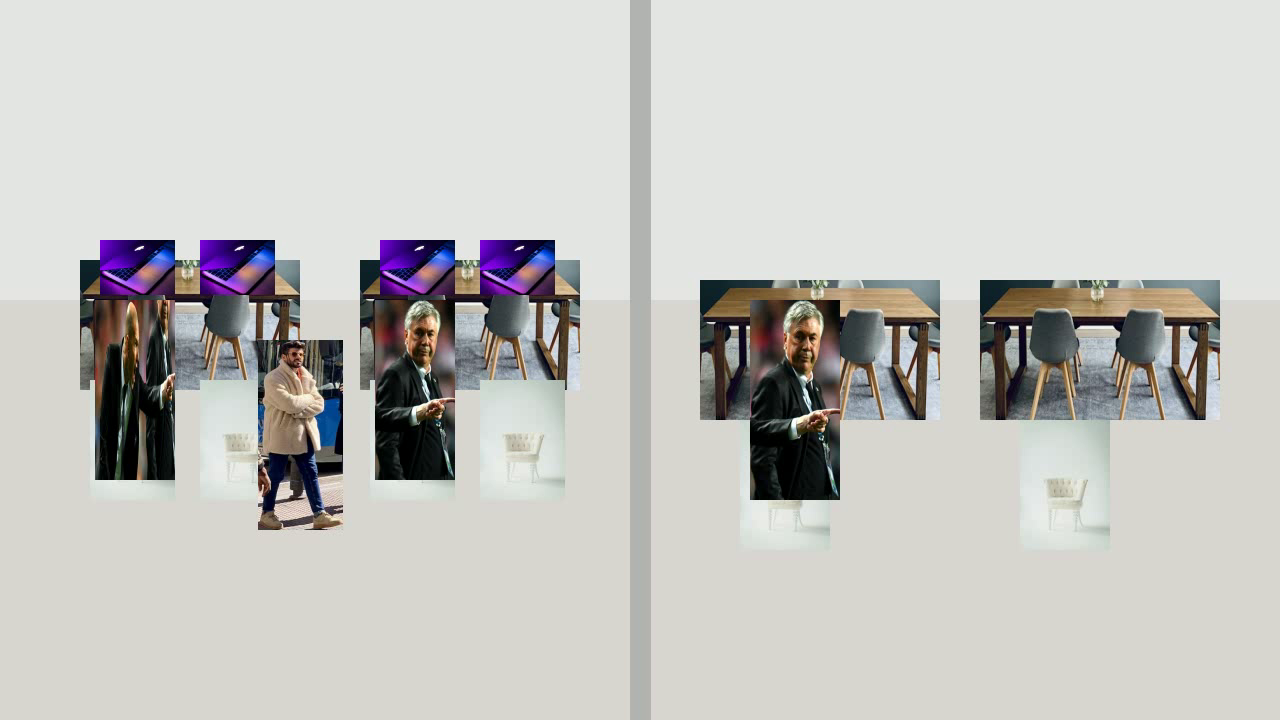
#> input picture frame 12 of sample_data/skilling_center_demo.mp4, 1280 x 720 px
$ python setup_demo_footage.py
#> lines starting #> are read from the running program, lines starting #| are printed output that depends on the picture
#!/usr/bin/env python3
"""
Setup Demo Footage and Manifest for Multi-Trade, Multi-Centre Support.
Creates:
- demo_footage/<centre_id>/<camera_id>.mp4 for all 6 centres with CCTV visual stamps
- demo_footage/manifest.yaml and demo_footage/manifest.json
"""

import os
import json
import yaml
from pathlib import Path
import cv2
import numpy as np

ROOT_DIR = Path(__file__).resolve().parent.parent
DEMO_DIR = ROOT_DIR / "demo_footage"
SAMPLE_VIDEO = ROOT_DIR / "sample_data" / "skilling_center_demo.mp4"

MANIFEST = {
    "version": "2.0",
    "updated_at": "2026-10-19T11:30:00Z",
    "description": "Master mapping of vocational skilling centres, cameras, trade profiles, zones, and demo violation scenarios.",
    "centres": {
        "centre_mh_01": {
            "centre_id": "centre_mh_01",
            "name": "Pune Skill Development Institute",
            "state": "Maharashtra",
            "district": "Pune",
            "trade_id": "it_lab",
            "trade_name": "IT / Computer Lab",
            "scheme": "PMKVY 4.0",
            "claimed_attendance": 15,
            "active_batch": "Python & Web Development Level 4",
            "cameras": [
                {
                    "camera_id": "cam_01",
                    "name": "Classroom & Workstation View",
                    "video_file": "demo_footage/centre_mh_01/cam_01.mp4",
                    "zones": {
                        "classroom": {
                            "type": "workstation",
                            "polygon": [[40, 40], [620, 40], [620, 680], [40, 680]],
                            "expected_infrastructure": {"computer": 15, "chair": 15},
                        },
                        "instructor_podium": {
                            "type": "instructor",
                            "polygon": [[660, 40], [1240, 40], [1240, 280], [660, 280]],
                            "expected_infrastructure": {"workbench": 1, "chair": 1},
                        },
                        "safety_entrance": {
                            "type": "entrance",
                            "polygon": [[660, 300], [1240, 300], [1240, 680], [660, 680]],
                            "expected_infrastructure": {"fire_extinguisher": 1, "first_aid_box": 1, "biometric_device": 1},
                        },
                    },
                    "sanctioned_inventory": {
                        "computer": 15,
                        "chair": 15,
                        "fire_extinguisher": 1,
                        "first_aid_box": 1,
                        "biometric_device": 1,
                    },
                    "default_scenario": "compliant",
                    "scenarios": {
                        "compliant": {"label": "Compliant Session", "description": "Normal batch operation, 15 present, verified IT terminals and instructor present."},
                        "inflated_attendance": {"label": "Inflated Attendance Claim", "description": "Portal claims 25 trainees; video detects only 8 present (attendance mismatch alert).", "claimed_attendance": 25},
                        "missing_machine": {"label": "Missing Equipment Deficit", "description": "Multiple student desktop workstations missing from lab bench.", "hide_equipment": ["computer"]},
                        "instructor_absent": {"label": "Instructor Absent", "description": "Demonstration podium unoccupied during mandatory teaching window.", "force_instructor_absent": True},
                        "poor_quality": {"label": "Poor Quality / Occlusion", "description": "Simulated camera lens dust, severe blur or occlusion triggering quality gate.", "simulate_blur": True},
                        "idle_session": {"label": "Zone Idle / Inactive", "description": "Students physically seated but prolonged inactivity with zero PC interactions.", "force_idle": True},
                    },
                }
            ],
        },
        "centre_up_02": {
            "centre_id": "centre_up_02",
            "name": "Varanasi Technical Training Academy",
            "state": "Uttar Pradesh",
            "district": "Varanasi",
            "trade_id": "sewing",
            "trade_name": "Sewing & Apparel Making",
            "scheme": "DDU-GKY",
            "claimed_attendance": 20,
            "active_batch": "Self-Employed Tailor Level 3",
            "cameras": [
                {
                    "camera_id": "cam_up_01",
                    "name": "Stitching Line & Cutting Area",
                    "video_file": "demo_footage/centre_up_02/cam_up_01.mp4",
                    "zones": {
                        "stitching_line": {
                            "type": "workstation",
                            "polygon": [[50, 50], [650, 50], [650, 680], [50, 680]],
                            "expected_infrastructure": {"sewing_machine": 12, "chair": 12},
                        },
                        "instructor_podium": {
                            "type": "instructor",
                            "polygon": [[680, 50], [1220, 50], [1220, 260], [680, 260]],
                            "expected_infrastructure": {"cutting_table": 1},
                        },
                        "cutting_zone": {
                            "type": "safety",
                            "polygon": [[680, 280], [1220, 280], [1220, 680], [680, 680]],
                            "expected_infrastructure": {"fire_extinguisher": 1, "first_aid_box": 1},
                        },
                    },
                    "sanctioned_inventory": {
                        "sewing_machine": 12,
                        "chair": 12,
                        "cutting_table": 2,
                        "fire_extinguisher": 1,
                        "first_aid_box": 1,
                    },
                    "default_scenario": "inflated_attendance",
                    "scenarios": {
                        "compliant": {"label": "Compliant Tailoring Batch", "description": "Full attendance, all 12 lockstitch sewing machines operating."},
                        "inflated_attendance": {"label": "Ghost Attendance (Claimed 25 vs 8)", "description": "Claimed 25 registered trainees but only 8 trainees observed on line.", "claimed_attendance": 25},
                        "missing_machine": {"label": "Missing Sewing Machine", "description": "4 Sanctioned industrial sewing machines missing from stitching line.", "hide_equipment": ["sewing_machine"]},
                        "missing_ppe": {"label": "Missing Hairnets & Finger Guards", "description": "Trainees operating apparel machines without protective hairnets/aprons.", "force_missing_ppe": True},
                        "poor_quality": {"label": "Poor Camera Feed", "description": "Sensor noise and high compression artifacts.", "simulate_blur": True},
                    },
                }
            ],
        },
        "centre_ka_03": {
            "centre_id": "centre_ka_03",
            "name": "Bengaluru Digital Skills Centre",
            "state": "Karnataka",
            "district": "Bengaluru Urban",
            "trade_id": "electrical",
            "trade_name": "Electrical & Electronics",
            "scheme": "PMKVY 4.0",
            "claimed_attendance": 16,
            "active_batch": "Field Technician - Wireman Level 4",
            "cameras": [
                {
                    "camera_id": "cam_ka_01",
                    "name": "Wiring Workstations & Testing Bench",
                    "video_file": "demo_footage/centre_ka_03/cam_ka_01.mp4",
                    "zones": {
                        "workstations": {
                            "type": "workstation",
                            "polygon": [[40, 40], [640, 40], [640, 680], [40, 680]],
                            "expected_infrastructure": {"multimeter_bench": 8, "chair": 16},
                        },
                        "instructor_podium": {
                            "type": "instructor",
                            "polygon": [[660, 40], [1240, 40], [1240, 260], [660, 260]],
                            "expected_infrastructure": {"workbench": 1},
                        },
                        "testing_bench": {
                            "type": "safety",
                            "polygon": [[660, 280], [1240, 280], [1240, 680], [660, 680]],
                            "expected_infrastructure": {"fire_extinguisher": 1, "first_aid_box": 1},
                        },
                    },
                    "sanctioned_inventory": {
                        "multimeter_bench": 8,
                        "soldering_station": 8,
                        "chair": 16,
                        "fire_extinguisher": 1,
                        "first_aid_box": 1,
                    },
                    "default_scenario": "missing_machine",
                    "scenarios": {
                        "compliant": {"label": "Compliant Electrical Lab", "description": "All workbenches active with insulated safety tools in place."},
                        "missing_machine": {"label": "Safety Equipment Missing", "description": "Mandatory CO2 fire extinguisher removed from high-voltage testing bench.", "hide_equipment": ["fire_extinguisher"]},
                        "missing_ppe": {"label": "Missing Insulated Gloves", "description": "Live wire testing conducted without 1000V rated dielectric safety gloves.", "force_missing_ppe": True},
                        "capacity_deficit": {"label": "Capacity Deficit", "description": "Batch of 22 students enrolled with only 8 electrical test stations.", "claimed_attendance": 22},
                        "poor_quality": {"label": "CCTV Glare & Low Light", "description": "Severe lighting glare obscuring wiring panels.", "simulate_blur": True},
                    },
                }
            ],
        },
        "centre_or_04": {
            "centre_id": "centre_or_04",
            "name": "Bhubaneswar Vocational Training Centre",
            "state": "Odisha",
            "district": "Khordha",
            "trade_id": "welding",
            "trade_name": "Welding & Fabrication",
            "scheme": "STRIVE",
            "claimed_attendance": 12,
            "active_batch": "Manual Metal Arc Welder Level 3",
            "cameras": [
                {
                    "camera_id": "cam_or_01",
                    "name": "Welding Bay 1 & Grinding Area",
                    "video_file": "demo_footage/centre_or_04/cam_or_01.mp4",
                    "zones": {
                        "welding_bays": {
                            "type": "workstation",
                            "polygon": [[40, 40], [620, 40], [620, 680], [40, 680]],
                            "expected_infrastructure": {"welding_machine": 6, "workbench": 6},
                        },
                        "instructor_podium": {
                            "type": "instructor",
                            "polygon": [[660, 40], [1240, 40], [1240, 260], [660, 260]],
                            "expected_infrastructure": {"workbench": 1},
                        },
                        "grinding_area": {
                            "type": "safety",
                            "polygon": [[660, 280], [1240, 280], [1240, 680], [660, 680]],
                            "expected_infrastructure": {"fire_extinguisher": 1, "first_aid_box": 1},
                        },
                    },
                    "sanctioned_inventory": {
                        "welding_machine": 6,
                        "angle_grinder": 4,
                        "workbench": 6,
                        "fire_extinguisher": 1,
                        "first_aid_box": 1,
                    },
                    "default_scenario": "missing_ppe",
                    "scenarios": {
                        "compliant": {"label": "Fully Compliant Hot Work", "description": "All welders wearing auto-darkening helmets, leather aprons and gloves."},
                        "missing_ppe": {"label": "Severe PPE Violation", "description": "Trainees operating arc welders without helmets or protective gloves (35% compliance).", "force_missing_ppe": True},
                        "instructor_absent": {"label": "Instructor Absent from Bay", "description": "Hazardous hot work conducted without qualified master trainer supervision.", "force_instructor_absent": True},
                        "inflated_attendance": {"label": "Attendance Under-reporting", "description": "Claimed 18 welders vs 5 observed in bays.", "claimed_attendance": 18},
                        "poor_quality": {"label": "Arc Smoke & Lens Fogging", "description": "Heavy welding fumes obscuring bay camera.", "simulate_blur": True},
                    },
                }
            ],
        },
        "centre_rj_05": {
            "centre_id": "centre_rj_05",
            "name": "Jaipur Industrial Skilling Hub",
            "state": "Rajasthan",
            "district": "Jaipur",
            "trade_id": "beauty_wellness",
            "trade_name": "Beauty & Wellness",
            "scheme": "CRAFTSMEN_TRAINING",
            "claimed_attendance": 14,
            "active_batch": "Assistant Beauty Therapist Level 3",
            "cameras": [
                {
                    "camera_id": "cam_rj_01",
                    "name": "Styling Stations & Practice Bay",
                    "video_file": "demo_footage/centre_rj_05/cam_rj_01.mp4",
                    "zones": {
                        "styling_stations": {
                            "type": "workstation",
                            "polygon": [[40, 40], [620, 40], [620, 680], [40, 680]],
                            "expected_infrastructure": {"styling_chair": 6, "mirror_unit": 6},
                        },
                        "instructor_podium": {
                            "type": "instructor",
                            "polygon": [[660, 40], [1240, 40], [1240, 260], [660, 260]],
                            "expected_infrastructure": {"facial_bed": 1},
                        },
                        "reception": {
                            "type": "entrance",
                            "polygon": [[660, 280], [1240, 280], [1240, 680], [660, 680]],
                            "expected_infrastructure": {"first_aid_box": 1, "biometric_device": 1},
                        },
                    },
                    "sanctioned_inventory": {
                        "styling_chair": 6,
                        "mirror_unit": 6,
                        "facial_bed": 2,
                        "first_aid_box": 1,
                        "biometric_device": 1,
                    },
                    "default_scenario": "capacity_deficit",
                    "scenarios": {
                        "compliant": {"label": "Compliant Salon Session", "description": "Trainees practicing on salon chairs with aprons and sanitation kits."},
                        "capacity_deficit": {"label": "Capacity Deficit", "description": "18 trainees assigned to salon with only 6 styling stations (deficit alert).", "claimed_attendance": 18},
                        "missing_machine": {"label": "Missing Sterilizer Unit", "description": "Mandatory UV tool sterilizer cabinet missing from styling bay.", "hide_equipment": ["sterilizer_cabinet"]},
                        "instructor_absent": {"label": "Trainer Absent", "description": "Senior aesthetician absent during practical chemical peel demonstration.", "force_instructor_absent": True},
                        "poor_quality": {"label": "Camera Blur", "description": "Focus ring displaced resulting in unsharp video.", "simulate_blur": True},
                    },
                }
            ],
        },
        "centre_dl_06": {
            "centre_id": "centre_dl_06",
            "name": "Delhi National Capital Training Centre",
            "state": "Delhi",
            "district": "South Delhi",
            "trade_id": "retail",
            "trade_name": "Retail Operations",
            "scheme": "PMKVY 4.0",
            "claimed_attendance": 16,
            "active_batch": "Retail Sales Associate Level 4",
            "cameras": [
                {
                    "camera_id": "cam_dl_01",
                    "name": "Checkout Counters & Display Aisles",
                    "video_file": "demo_footage/centre_dl_06/cam_dl_01.mp4",
                    "zones": {
                        "checkout_zone": {
                            "type": "workstation",
                            "polygon": [[40, 40], [620, 40], [620, 680], [40, 680]],
                            "expected_infrastructure": {"pos_terminal": 4, "barcode_scanner": 4},
                        },
                        "instructor_podium": {
                            "type": "instructor",
                            "polygon": [[660, 40], [1240, 40], [1240, 260], [660, 260]],
                            "expected_infrastructure": {"workbench": 1},
                        },
                        "display_aisles": {
                            "type": "safety",
                            "polygon": [[660, 280], [1240, 280], [1240, 680], [660, 680]],
                            "expected_infrastructure": {"fire_extinguisher": 1, "first_aid_box": 1},
                        },
                    },
                    "sanctioned_inventory": {
                        "pos_terminal": 4,
                        "barcode_scanner": 4,
                        "retail_display_rack": 4,
                        "fire_extinguisher": 1,
                        "first_aid_box": 1,
                    },
                    "default_scenario": "instructor_absent",
                    "scenarios": {
                        "compliant": {"label": "Compliant Retail Mock-Up", "description": "POS checkout lanes operating with retail trainer supervising."},
                        "instructor_absent": {"label": "Trainer Absent During Simulation", "description": "Retail floor running without instructor present at demonstration dais.", "force_instructor_absent": True},
                        "inflated_attendance": {"label": "Attendance Under-reporting", "description": "Claimed 24 trainees vs 7 detected on floor.", "claimed_attendance": 24},
                        "idle_session": {"label": "Floor Inactive", "description": "Cash registers unmanned and zero customer interaction simulation.", "force_idle": True},
                        "poor_quality": {"label": "Store Lighting Malfunction", "description": "Dim aisle illumination causing low contrast.", "simulate_blur": True},
                    },
                }
            ],
        },
    },
}


def create_centre_video(centre_id: str, camera_id: str, trade_name: str, centre_name: str):
    """Generate a clean 720p demo clip with authentic CCTV header stamp."""
#> called with centre_id = 'centre_mh_01', camera_id = 'cam_01', trade_name = 'IT / Computer Lab', centre_name = 'Pune Skill Development Institute'
    centre_folder = DEMO_DIR / centre_id
    centre_folder.mkdir(parents=True, exist_ok=True)
    target_mp4 = centre_folder / f"{camera_id}.mp4"

    cap = cv2.VideoCapture(str(SAMPLE_VIDEO))
    if not cap.isOpened():
        print(f"[ERROR] Could not open sample video {SAMPLE_VIDEO}")
        return

    fps = cap.get(cv2.CAP_PROP_FPS) or 25.0
    width = int(cap.get(cv2.CAP_PROP_FRAME_WIDTH)) or 1280
    height = int(cap.get(cv2.CAP_PROP_FRAME_HEIGHT)) or 720
    fourcc = cv2.VideoWriter_fourcc(*"mp4v")

    out = cv2.VideoWriter(str(target_mp4), fourcc, fps, (width, height))

    frame_idx = 0
    while True:
        ret, frame = cap.read()
#> frame is the input picture: shape (720, 1280, 3); mean B, G, R 193.4, 196.9, 197.6
        if not ret or frame is None:
            break

        # Subtle bottom-left CCTV badge indicating centre, cam, and trade
        stamp_text = f"CCTV [{centre_id.upper()}] {camera_id.upper()} | {trade_name} | {centre_name[:26]}"
        cv2.rectangle(frame, (10, height - 36), (620, height - 10), (10, 10, 10), -1)
        cv2.putText(
            frame,
            stamp_text,
            (16, height - 18),
            cv2.FONT_HERSHEY_SIMPLEX,
            0.42,
            (0, 240, 160),
            1,
            cv2.LINE_AA,
        )
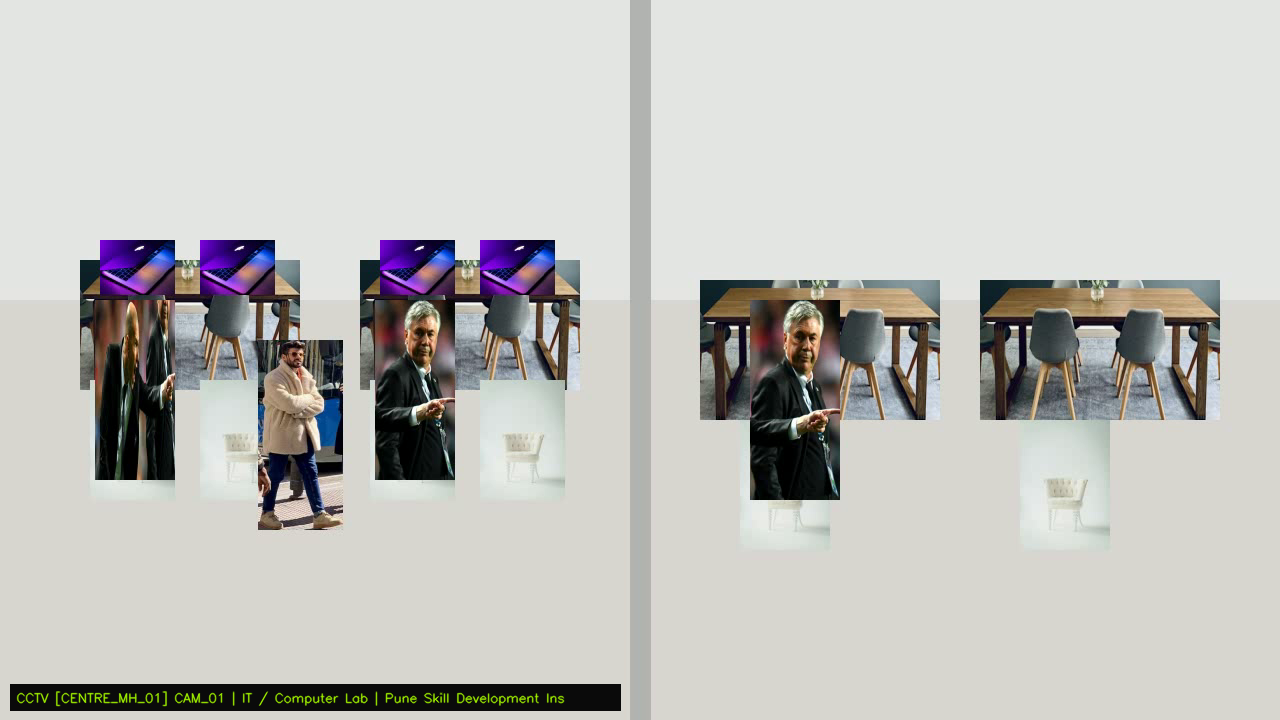
#> frame: shape (720, 1280, 3); mean B, G, R 189.9, 193.6, 194.1

        out.write(frame)
        frame_idx += 1

    cap.release()
    out.release()
    print(f"[OK] Generated {target_mp4} ({frame_idx} frames)")


def main():
    print("[INFO] Writing demo footage manifest...")
    DEMO_DIR.mkdir(parents=True, exist_ok=True)

    yaml_path = DEMO_DIR / "manifest.yaml"
    with open(yaml_path, "w", encoding="utf-8") as f:
        yaml.dump(MANIFEST, f, sort_keys=False, default_flow_style=False)
    print(f"[OK] Wrote {yaml_path}")

    json_path = DEMO_DIR / "manifest.json"
    with open(json_path, "w", encoding="utf-8") as f:
        json.dump(MANIFEST, f, indent=2)
    print(f"[OK] Wrote {json_path}")

    print("[INFO] Generating per-centre demo footage clips...")
    for c_id, c_data in MANIFEST["centres"].items():
        trade_name = c_data["trade_name"]
        c_name = c_data["name"]
        for cam in c_data["cameras"]:
            cam_id = cam["camera_id"]
            create_centre_video(c_id, cam_id, trade_name, c_name)

    print("[SUCCESS] Demo footage and manifests prepared!")


if __name__ == "__main__":
    main()
